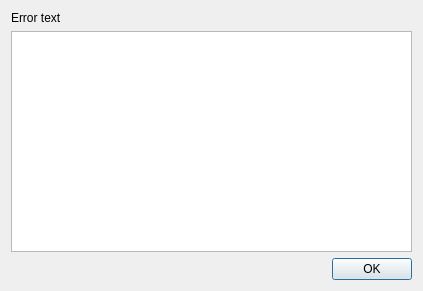
<?xml version="1.0" encoding="UTF-8"?>
<ui version="4.0">
 <class>Dialog</class>
 <widget class="QDialog" name="Dialog">
  <property name="geometry">
   <rect>
    <x>0</x>
    <y>0</y>
    <width>423</width>
    <height>291</height>
   </rect>
  </property>
  <property name="windowTitle">
   <string>Application Crash - Bug Report</string>
  </property>
  <layout class="QVBoxLayout" name="verticalLayout">
   <item>
    <widget class="QLabel" name="crash_message_label">
     <property name="text">
      <string>Error text</string>
     </property>
     <property name="wordWrap">
      <bool>true</bool>
     </property>
     <property name="openExternalLinks">
      <bool>true</bool>
     </property>
     <property name="textInteractionFlags">
      <set>Qt::LinksAccessibleByMouse|Qt::TextSelectableByKeyboard</set>
     </property>
    </widget>
   </item>
   <item>
    <widget class="QTextBrowser" name="error_text_browser">
     <property name="readOnly">
      <bool>true</bool>
     </property>
     <property name="html">
      <string>&lt;!DOCTYPE HTML PUBLIC &quot;-//W3C//DTD HTML 4.0//EN&quot; &quot;http://www.w3.org/TR/REC-html40/strict.dtd&quot;&gt;
&lt;html&gt;&lt;head&gt;&lt;meta name=&quot;qrichtext&quot; content=&quot;1&quot; /&gt;&lt;meta charset=&quot;utf-8&quot; /&gt;&lt;style type=&quot;text/css&quot;&gt;
p, li { white-space: pre-wrap; }
hr { height: 1px; border-width: 0; }
li.unchecked::marker { content: &quot;\2610&quot;; }
li.checked::marker { content: &quot;\2612&quot;; }
&lt;/style&gt;&lt;/head&gt;&lt;body style=&quot; font-family:'Segoe UI'; font-size:9pt; font-weight:400; font-style:normal;&quot;&gt;
&lt;p style=&quot;-qt-paragraph-type:empty; margin-top:0px; margin-bottom:0px; margin-left:0px; margin-right:0px; -qt-block-indent:0; text-indent:0px;&quot;&gt;&lt;br /&gt;&lt;/p&gt;&lt;/body&gt;&lt;/html&gt;</string>
     </property>
     <property name="openExternalLinks">
      <bool>true</bool>
     </property>
    </widget>
   </item>
   <item>
    <widget class="QDialogButtonBox" name="button_box">
     <property name="orientation">
      <enum>Qt::Horizontal</enum>
     </property>
     <property name="standardButtons">
      <set>QDialogButtonBox::Ok</set>
     </property>
    </widget>
   </item>
  </layout>
 </widget>
 <resources/>
 <connections>
  <connection>
   <sender>button_box</sender>
   <signal>accepted()</signal>
   <receiver>Dialog</receiver>
   <slot>accept()</slot>
   <hints>
    <hint type="sourcelabel">
     <x>248</x>
     <y>254</y>
    </hint>
    <hint type="destinationlabel">
     <x>157</x>
     <y>274</y>
    </hint>
   </hints>
  </connection>
  <connection>
   <sender>button_box</sender>
   <signal>rejected()</signal>
   <receiver>Dialog</receiver>
   <slot>reject()</slot>
   <hints>
    <hint type="sourcelabel">
     <x>316</x>
     <y>260</y>
    </hint>
    <hint type="destinationlabel">
     <x>286</x>
     <y>274</y>
    </hint>
   </hints>
  </connection>
 </connections>
</ui>
